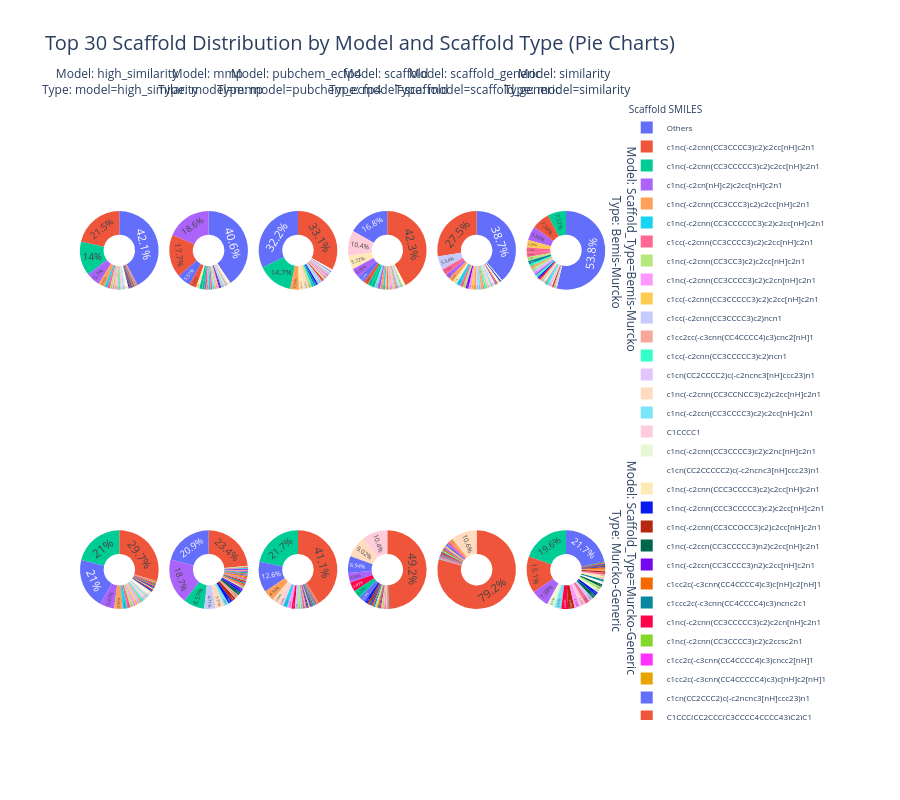

Notebook cell for this chart:
### Markdown cell above
top 30 scaffoldsを円グラフで解析

### Code cell
import pandas as pd
import plotly.express as px

# df が既に定義され、
# 'model', 'Murcko_SMILES', 'Murcko_Generic_SMILES' カラムを持つことを前提とします。

# 全てのモデル名を取得
all_models = sorted(df['model'].unique())
all_scaffold_types = ['Bemis-Murcko', 'Murcko-Generic'] # 表示順序を固定

# 各モデル、各足場タイプごとにTop NとOthersをまとめる関数
def process_scaffold_data_for_pie(df, scaffold_smi_col, top_n=30):
    processed_data = []
    
    temp_df = df[['model', scaffold_smi_col]].copy()
    temp_df = temp_df.dropna(subset=[scaffold_smi_col])

    for model_name in temp_df['model'].unique():
        model_subset = temp_df[temp_df['model'] == model_name].copy()
        counts = model_subset[scaffold_smi_col].value_counts().reset_index()
        counts.columns = ['Scaffold_SMILES', 'Count'] 
        
        if len(counts) > top_n:
            top_n_scaffolds = counts.head(top_n)
            others_count = counts.iloc[top_n:]['Count'].sum()
            pie_data_entry = pd.concat([top_n_scaffolds, pd.DataFrame([{'Scaffold_SMILES': 'Others', 'Count': others_count}])])
        else:
            pie_data_entry = counts
        
        pie_data_entry['model'] = model_name
        processed_data.append(pie_data_entry)
        
    return pd.concat(processed_data).reset_index(drop=True)

# Bemis-Murcko Scaffoldの円グラフデータ処理
bemis_pie_data_processed = process_scaffold_data_for_pie(df, 'Murcko_SMILES', top_n=30)
bemis_pie_data_processed['Scaffold_Type'] = 'Bemis-Murcko'

# Murcko_Generic Scaffoldの円グラフデータ処理
generic_pie_data_processed = process_scaffold_data_for_pie(df, 'Murcko_Generic_SMILES', top_n=30)
generic_pie_data_processed['Scaffold_Type'] = 'Murcko-Generic'

# 両方のデータを結合
combined_pie_data = pd.concat([bemis_pie_data_processed, generic_pie_data_processed])

# ファセット円グラフの描画
fig = px.pie(
    combined_pie_data, 
    values='Count', 
    names='Scaffold_SMILES', 
    facet_col='model', 
    facet_row='Scaffold_Type', 
    title='Top 30 Scaffold Distribution by Model and Scaffold Type (Pie Charts)',
    hole=0.4, 
    # color='Scaffold_Type', # この行を削除することで、namesによって直接色分けされる
    category_orders={"model": all_models, "Scaffold_Type": all_scaffold_types}, 
    height=800, 
    hover_data=['Count']
)

# 各円グラフのテキスト表示を調整
fig.update_traces(textposition='inside', textinfo='percent') 
fig.update_layout(
    title_font_size=20,
    # 凡例の設定をより詳細に調整し、多くの色が表示されるようにする
    legend_title_text='Scaffold SMILES', # 凡例のタイトルをより具体的に
    legend=dict(
        orientation="v", # 垂直方向に並べる
        yanchor="top", # 上揃え
        y=1, # 上端に配置
        xanchor="left", # 左揃え
        x=1.02, # グラフの右外側に配置
        font=dict(size=8) # 凡例のフォントサイズを小さく
    ),
    margin=dict(r=200) # 右マージンを増やして凡例スペースを確保
)

# サブプロットのタイトルを調整
fig.for_each_annotation(lambda a: a.update(text=f"Model: {a.text.split('model=')[-1].split('|')[0].strip()} <br> Type: {a.text.split('Scaffold_Type=')[-1].strip()}"))

fig.show()

### Figure 1 — Plotly figure (JSON) as saved in the notebook; plotly's stock layout.template omitted (floating-point values rounded to 4 significant figures)
{"data": [{"customdata": [[1627], [1064], [432], [201], [91], [82], [77], [55], [53], [46], [46], [45], [44], [43], [39], [37], [36], [36], [35], [30], [29], [28], [28], [28], [27], [27], [26], [26], [26], [25], [3195]], "domain": {"x": [0, 0.1467], "y": [0.515, 1]}, "hole": 0.4, "hovertemplate": "Scaffold_Type=Bemis-Murcko<br>model=high_similarity<br>Scaffold_SMILES=%{label}<br>Count=%{customdata[0]}<extra></extra>", "labels": ["c1nc(-c2cnn(CC3CCCC3)c2)c2cc[nH]c2n1", "c1nc(-c2cnn(CC3CCCCC3)c2)c2cc[nH]c2n1", "c1nc(-c2cn[nH]c2)c2cc[nH]c2n1", "c1nc(-c2cnn(CC3CCC3)c2)c2cc[nH]c2n1", "c1nc(-c2cnn(CC3CCCCCC3)c2)c2cc[nH]c2n1", "c1cc(-c2cnn(CC3CCCC3)c2)c2cc[nH]c2n1", "c1nc(-c2cnn(CC3CC3)c2)c2cc[nH]c2n1", "c1nc(-c2cnn(CC3CCCC3)c2)c2cn[nH]c2n1", "c1cc(-c2cnn(CC3CCCCC3)c2)c2cc[nH]c2n1", "c1cc(-c2cnn(CC3CCCC3)c2)ncn1", "c1cc2cc(-c3cnn(CC4CCCC4)c3)cnc2[nH]1", "c1cc(-c2cnn(CC3CCCCC3)c2)ncn1", "c1cn(CC2CCCC2)c(-c2ncnc3[nH]ccc23)n1", "c1nc(-c2cnn(CC3CCNCC3)c2)c2cc[nH]c2n1", "c1nc(-c2ccn(CC3CCCC3)c2)c2cc[nH]c2n1", "C1CCCC1", "c1nc(-c2cnn(CC3CCCC3)c2)c2nc[nH]c2n1", "c1cn(CC2CCCCC2)c(-c2ncnc3[nH]ccc23)n1", "c1nc(-c2cnn(CCC3CCCC3)c2)c2cc[nH]c2n1", "c1nc(-c2cnn(CCC3CCCCC3)c2)c2cc[nH]c2n1", "c1nc(-c2cnn(CC3CCOCC3)c2)c2cc[nH]c2n1", "c1nc(-c2ccn(CC3CCCCC3)n2)c2cc[nH]c2n1", "c1nc(-c2ccn(CC3CCCC3)n2)c2cc[nH]c2n1", "c1cc2c(-c3cnn(CC4CCCC4)c3)c[nH]c2[nH]1", "c1ccc2c(-c3cnn(CC4CCCC4)c3)ncnc2c1", "c1nc(-c2cnn(CC3CCCCC3)c2)c2cn[nH]c2n1", "c1nc(-c2cnn(CC3CCCC3)c2)c2ccsc2n1", "c1cc2c(-c3cnn(CC4CCCC4)c3)cncc2[nH]1", "c1cc2c(-c3cnn(CC4CCCCC4)c3)c[nH]c2[nH]1", "c1cn(CC2CCC2)c(-c2ncnc3[nH]ccc23)n1", "Others"], "legendgroup": "", "name": "", "showlegend": true, "textinfo": "percent", "textposition": "inside", "type": "pie", "values": [1627, 1064, 432, 201, 91, 82, 77, 55, 53, 46, 46, 45, 44, 43, 39, 37, 36, 36, 35, 30, 29, 28, 28, 28, 27, 27, 26, 26, 26, 25, 3195]}, {"customdata": [[2254], [1594], [445], [270], [140], [114], [86], [86], [72], [70], [69], [64], [64], [59], [56], [51], [47], [47], [43], [41], [41], [38], [34], [33], [31], [31], [30], [28], [28], [28], [1590]], "domain": {"x": [0, 0.1467], "y": [0, 0.485]}, "hole": 0.4, "hovertemplate": "Scaffold_Type=Murcko-Generic<br>model=high_similarity<br>Scaffold_SMILES=%{label}<br>Count=%{customdata[0]}<extra></extra>", "labels": ["C1CCC(CC2CCC(C3CCCC4CCCC43)C2)C1", "C1CCC(CC2CCC(C3CCCC4CCCC43)C2)CC1", "C1CCC(C2CCCC3CCCC32)C1", "C1CC(CC2CCC(C3CCCC4CCCC43)C2)C1", "C1CCCC(CC2CCC(C3CCCC4CCCC43)C2)CC1", "C1CCC(CC2CCC(C3CCC4CCCC4C3)C2)C1", "C1CCC(CC(C2CCCC2)C2CCC(C3CCCC4CCCC43)C2)C1", "C1CC2CCCC(C3CCC(CC4CC4)C3)C2C1", "C1CCC(CC2CCCC2C2CCCC3CCCC32)C1", "C1CCC(CCC2CCC(C3CCCC4CCCC43)C2)CC1", "C1CCC(CC(C2CCCC2)C2CCC(C3CCCC4CCCC43)C2)CC1", "C1CCC(CC2CCC(C3CCC4CCCC43)C2)C1", "C1CCC(CC2CCCC2C2CCCC3CCCC32)CC1", "C1CCC(CCC2CCC(C3CCCC4CCCC43)C2)C1", "C1CCC(C2CCC(CC3CCCC3)C2)CC1", "C1CCC(CC2CCC(C3CCCC4CCCCC43)C2)C1", "C1CCC(CC2CCC(C3CCCCC3)C2)CC1", "C1CCC(CC2CCC(C3CCC4CCCC43)C2)CC1", "C1CCC(CCC(C2CCCC2)C2CCC(C3CCCC4CCCC43)C2)C1", "C1CCC(C(C2CCCC2)C2CCC(C3CCCC4CCCC43)C2)CC1", "C1CCC(CC2CCC(C3CCC4CCCC4C3)C2)CC1", "C1CCCC1", "C1CCC(CC2CCC(CC3CCCC4CCCC43)C2)CC1", "C1CCC(CCC(C2CCCC2)C2CCC(C3CCCC4CCCC43)C2)CC1", "C1CCC(C(C2CCCC2)C2CCC(C3CCCC4CCCC43)C2)C1", "C1CCC(CC2CCC(CC3CCCC4CCCC43)C2)C1", "C1CCC(CC2CCC(C3CCCC4CCCCC43)C2)CC1", "C1CCC(C(CC2CCCC2)C2CCC(C3CCCC4CCCC43)C2)CC1", "C1CCC(CC(C2CC2)C2CCC(C3CCCC4CCCC43)C2)CC1", "C1CCC(CC(C2CCCCC2)C2CCC(C3CCCC4CCCC43)C2)CC1", "Others"], "legendgroup": "", "name": "", "showlegend": true, "textinfo": "percent", "textposition": "inside", "type": "pie", "values": [2254, 1594, 445, 270, 140, 114, 86, 86, 72, 70, 69, 64, 64, 59, 56, 51, 47, 47, 43, 41, 41, 38, 34, 33, 31, 31, 30, 28, 28, 28, 1590]}, {"customdata": [[1518], [1448], [450], [248], [106], [92], [79], [73], [69], [67], [67], [66], [59], [52], [47], [39], [34], [32], [32], [31], [26], [25], [25], [25], [25], [24], [23], [23], [23], [22], [3318]], "domain": {"x": [0.1667, 0.3133], "y": [0.515, 1]}, "hole": 0.4, "hovertemplate": "Scaffold_Type=Bemis-Murcko<br>model=mmp<br>Scaffold_SMILES=%{label}<br>Count=%{customdata[0]}<extra></extra>", "labels": ["c1nc(-c2cn[nH]c2)c2cc[nH]c2n1", "c1nc(-c2cnn(CC3CCCC3)c2)c2cc[nH]c2n1", "c1ccc(Cn2cc(-c3ncnc4[nH]ccc34)cn2)cc1", "c1ccc(CCn2cc(-c3ncnc4[nH]ccc34)cn2)cc1", "c1nc(-c2cnn(CCC3CCCC3)c2)c2cc[nH]c2n1", "c1nc(-c2cnn(CC3CCCCC3)c2)c2cc[nH]c2n1", "c1ccc(-c2c[nH]c3ncnc(-c4cnn(CC5CCCC5)c4)c23)cc1", "c1ccc(C[C@H](C2CCCC2)n2cc(-c3ncnc4[nH]ccc34)cn2)cc1", "c1ccc(-c2cc3c(-c4cnn(CC5CCCC5)c4)ncnc3[nH]2)cc1", "c1cnc(-c2cnn(CC3CCCC3)c2)nc1", "c1ccc(-n2cc(-c3ncnc4[nH]ccc34)cn2)cc1", "c1nc(-c2ccn(CC3CCCC3)c2)c2cc[nH]c2n1", "c1cnn(CCn2cc(-c3ncnc4[nH]ccc34)cn2)c1", "c1nc(-c2cn(CC3CCCC3)cn2)c2cc[nH]c2n1", "c1cc2cnc(-c3cnn(CC4CCCC4)c3)nc2[nH]1", "c1nc(-c2ccn(CC3CCCC3)n2)c2cc[nH]c2n1", "c1nc(-c2cnn(CCC3CCCCC3)c2)c2cc[nH]c2n1", "c1csc(Cn2cc(-c3ncnc4[nH]ccc34)cn2)c1", "c1nc(-c2cnc(CC3CCCC3)cn2)c2cc[nH]c2n1", "c1nc(-c2cnn(CCC3CC3)c2)c2cc[nH]c2n1", "c1cn(CC2CCCC2)cn1", "c1nc(-c2cnn(C3CCCCC3)c2)c2cc[nH]c2n1", "c1ccc(Cc2cc3c(-c4cnn(CC5CCCC5)c4)ncnc3[nH]2)cc1", "c1cc(-c2cnn(CC3CCCC3)c2)c2cc[nH]c2n1", "c1nc(-c2cnn(CC3CC3)c2)c2cc[nH]c2n1", "c1nc(-c2cnn(CC3CCCC3)c2)c2cc(C3CCCCC3)[nH]c2n1", "C1CCCC1", "c1cc(-c2cnn(CC3CCCC3)c2)c2cc[nH]c2c1", "c1ccc(C[C@@H](C2CCCC2)n2cc(-c3ncnc4[nH]ccc34)cn2)cc1", "c1ccc(-c2cn(CC3CCCC3)cc2-c2ncnc3[nH]ccc23)cc1", "Others"], "legendgroup": "", "name": "", "showlegend": true, "textinfo": "percent", "textposition": "inside", "type": "pie", "values": [1518, 1448, 450, 248, 106, 92, 79, 73, 69, 67, 67, 66, 59, 52, 47, 39, 34, 32, 32, 31, 26, 25, 25, 25, 25, 24, 23, 23, 23, 22, 3318]}, {"customdata": [[1912], [1529], [700], [385], [303], [158], [145], [141], [140], [113], [85], [67], [60], [58], [52], [51], [50], [47], [45], [43], [43], [42], [41], [40], [39], [39], [35], [35], [34], [32], [1704]], "domain": {"x": [0.1667, 0.3133], "y": [0, 0.485]}, "hole": 0.4, "hovertemplate": "Scaffold_Type=Murcko-Generic<br>model=mmp<br>Scaffold_SMILES=%{label}<br>Count=%{customdata[0]}<extra></extra>", "labels": ["C1CCC(CC2CCC(C3CCCC4CCCC43)C2)C1", "C1CCC(C2CCCC3CCCC32)C1", "C1CCC(CC2CCC(C3CCCC4CCCC43)C2)CC1", "C1CCC(CCC2CCC(C3CCCC4CCCC43)C2)CC1", "C1CCC(CCC2CCC(C3CCCC4CCCC43)C2)C1", "C1CCC(C2CCC(CC3CCCC3)C2)CC1", "C1CCC(C2CC3CCCC(C4CCC(CC5CCCC5)C4)C3C2)CC1", "C1CCC(C2CCC3CCCC(C4CCC(CC5CCCC5)C4)C32)CC1", "C1CCC(CC(C2CCCC2)C2CCC(C3CCCC4CCCC43)C2)CC1", "C1CCC(C2CCC(C3CCCC4CCCC43)C2)CC1", "C1CCC(C(C2CCCC2)C2CCC(C3CCCC4CCCC43)C2)CC1", "C1CCC(CCCC2CCC(C3CCCC4CCCC43)C2)CC1", "C1CCC(CC(C2CCCC2)C2CCC(C3CCCC4CCCC43)C2)C1", "C1CCC(CC2CCC(C3CCC4CCCC4C3)C2)C1", "C1CCC(CC2CCCC2)C1", "C1CCC(C2CC(CC3CCCC3)CC2C2CCCC3CCCC32)CC1", "C1CCC(CCCC2CCC(C3CCCC4CCCC43)C2)C1", "C1CCC(CC2CCC(C3CCCC4CC(C5CCCC5)CC43)C2)C1", "C1CCC(C2CCCC3CCCC32)CC1", "C1CCC(CCC2CC3CCCC(C4CCC(CC5CCCC5)C4)C3C2)CC1", "C1CCC(C(C2CCCC2)C2CCC(C3CCCC4CCCC43)C2)C1", "C1CCC(CC2CCC(C3CCCC4CCCC43)CC2)C1", "C1CCC(CC2CC3CCCC(C4CCC(CC5CCCC5)C4)C3C2)CC1", "C1CCC(CC2CCC(C3CCCC4CCC(C5CCCC5)C43)C2)C1", "C1CCC(CCCC(C2CCCC2)C2CCC(C3CCCC4CCCC43)C2)CC1", "C1CCC(C2CC3CCCC3C(C3CCC(CC4CCCC4)C3)C2)CC1", "C1CCC(CCC(C2CCCC2)C2CCC(C3CCCC4CCCC43)C2)CC1", "C1CCC(CCC2CCC3CCCC(C4CCC(CC5CCCC5)C4)C32)CC1", "C1CCC(CC2CCC(C3CCCC3)C2)C1", "C1CC2CCCC(C3CCC(CCC4CC4)C3)C2C1", "Others"], "legendgroup": "", "name": "", "showlegend": true, "textinfo": "percent", "textposition": "inside", "type": "pie", "values": [1912, 1529, 700, 385, 303, 158, 145, 141, 140, 113, 85, 67, 60, 58, 52, 51, 50, 47, 45, 43, 43, 42, 41, 40, 39, 39, 35, 35, 34, 32, 1704]}, {"customdata": [[3069], [1360], [331], [200], [168], [130], [101], [90], [72], [71], [70], [61], [57], [56], [52], [45], [42], [36], [34], [31], [27], [26], [23], [21], [21], [21], [21], [20], [19], [19], [2988]], "domain": {"x": [0.3333, 0.48], "y": [0.515, 1]}, "hole": 0.4, "hovertemplate": "Scaffold_Type=Bemis-Murcko<br>model=pubchem_ecfp4<br>Scaffold_SMILES=%{label}<br>Count=%{customdata[0]}<extra></extra>", "labels": ["c1nc(-c2cnn(CC3CCCC3)c2)c2cc[nH]c2n1", "c1nc(-c2cnn(CC3CCCCC3)c2)c2cc[nH]c2n1", "c1nc(-c2cnn(CC3CCC3)c2)c2cc[nH]c2n1", "c1nc(-c2cnn(CCC3CCCC3)c2)c2cc[nH]c2n1", "c1nc(-c2cnn(CC3CCNCC3)c2)c2cc[nH]c2n1", "c1nc(-c2cnn(CC3CC3)c2)c2cc[nH]c2n1", "c1nc(-c2cnn(CC3CCCCCC3)c2)c2cc[nH]c2n1", "c1ccc2c(-c3cnn(CC4CCCC4)c3)ncnc2c1", "c1nc(-c2cnn(CCC3CCCCC3)c2)c2cc[nH]c2n1", "c1cc(-c2cnn(CC3CCCC3)c2)ncn1", "c1nc(-c2ccn(CC3CCCC3)c2)c2cc[nH]c2n1", "c1nc(-c2cnn(CCCC3CCCC3)c2)c2cc[nH]c2n1", "c1nc(-c2cnn(CC3CCOCC3)c2)c2cc[nH]c2n1", "c1cc2[nH]ccc2c(-c2cnn(CC3CCCC3)c2)n1", "c1nc(-c2cnn(CC3CCCNC3)c2)c2cc[nH]c2n1", "c1cc(-c2cnn(CC3CCCC3)c2)c2cc[nH]c2n1", "c1nc(-c2cnn(C3CCCCC3)c2)c2cc[nH]c2n1", "c1nc(-c2cn[nH]c2)c2cc[nH]c2n1", "c1cnc2ncnc(-c3cnn(CC4CCCC4)c3)c2c1", "c1nc(-c2cnn(CC3CCCC3)c2)c2cn[nH]c2n1", "c1cc2cc(-c3cnn(CC4CCCC4)c3)cnc2[nH]1", "c1nc(-c2cnn(CC3CCNC3)c2)c2cc[nH]c2n1", "c1nc(-c2cnn(CC3CCCC3)c2)c2[nH]ccc2n1", "c1nc(-c2cnn(C[C@@H]3CCCNC3)c2)c2cc[nH]c2n1", "c1nc(-c2cnn(C[C@H]3CCCNC3)c2)c2cc[nH]c2n1", "c1nc(-c2ccn(CC3CCCC3)n2)c2cc[nH]c2n1", "c1nc(-c2cnn(CC3CNC3)c2)c2cc[nH]c2n1", "c1nc(-c2cnn(CCCC3CCCCC3)c2)c2cc[nH]c2n1", "c1nc(-c2cnn(CCOC3CCCC3)c2)c2cc[nH]c2n1", "c1nc(-c2cnn(C[C@H]3CCCOC3)c2)c2cc[nH]c2n1", "Others"], "legendgroup": "", "name": "", "showlegend": true, "textinfo": "percent", "textposition": "inside", "type": "pie", "values": [3069, 1360, 331, 200, 168, 130, 101, 90, 72, 71, 70, 61, 57, 56, 52, 45, 42, 36, 34, 31, 27, 26, 23, 21, 21, 21, 21, 20, 19, 19, 2988]}, {"customdata": [[3812], [2018], [421], [264], [189], [173], [159], [132], [119], [107], [82], [80], [62], [43], [42], [38], [36], [35], [30], [30], [29], [27], [27], [26], [24], [24], [21], [21], [21], [21], [1169]], "domain": {"x": [0.3333, 0.48], "y": [0, 0.485]}, "hole": 0.4, "hovertemplate": "Scaffold_Type=Murcko-Generic<br>model=pubchem_ecfp4<br>Scaffold_SMILES=%{label}<br>Count=%{customdata[0]}<extra></extra>", "labels": ["C1CCC(CC2CCC(C3CCCC4CCCC43)C2)C1", "C1CCC(CC2CCC(C3CCCC4CCCC43)C2)CC1", "C1CC(CC2CCC(C3CCCC4CCCC43)C2)C1", "C1CCC(CCC2CCC(C3CCCC4CCCC43)C2)C1", "C1CCC(CC2CCC(C3CCCC4CCCCC43)C2)C1", "C1CCCC(CC2CCC(C3CCCC4CCCC43)C2)CC1", "C1CC2CCCC(C3CCC(CC4CC4)C3)C2C1", "C1CCC(CCCC2CCC(C3CCCC4CCCC43)C2)C1", "C1CCC(CCC2CCC(C3CCCC4CCCC43)C2)CC1", "C1CCC(CC(C2CCCC2)C2CCC(C3CCCC4CCCC43)C2)C1", "C1CCC(C2CCC(CC3CCCC3)C2)CC1", "C1CCC(CC2CCC(C3CCC4CCCC4C3)C2)C1", "C1CCC(CC(C2CCCC2)C2CCC(C3CCCC4CCCC43)C2)CC1", "C1CCC(CCCC2CCC(C3CCCC4CCCC43)C2)CC1", "C1CCC(C2CCC(C3CCCC4CCCC43)C2)CC1", "C1CCC(CC2CCCC2C2CCCC3CCCC32)C1", "C1CCC(C2CCCC3CCCC32)C1", "C1CCC(C(CCC2CC2)C2CCC(C3CCCC4CCCC43)C2)C1", "C1CCC(CC2CCC(C3CCC4CCCCC43)C2)C1", "C1CCC(CC2CCC(CC3CCCC4CCCC43)C2)C1", "C1CCC(C(CC2CC2)C2CCC(C3CCCC4CCCC43)C2)C1", "C1CCC(CC2CCC(C3CCC4CCCC43)C2)C1", "C1CCC(CC2CCC(C3CCC(C4CCCC5CCCC54)C3)C2)C1", "C1CCC(CC2CCC(CCC3CCCC4CCCC43)C2)C1", "C1CC(CC(C2CCCC2)C2CCC(C3CCCC4CCCC43)C2)C1", "C1CC2CCCC(C3CCC(CC4CC5CCC4C5)C3)C2C1", "CC1CCC(CC2CCC(C3CCCC4CCCC43)C2)C1", "C1CC(CCC2CCC(C3CCCC4CCCC43)C2)C1", "C1CCC(CC2CCC(C3CCCC4CCCCC43)C2)CC1", "CC1CCCC(CC2CCC(C3CCCC4CCCC43)C2)C1", "Others"], "legendgroup": "", "name": "", "showlegend": true, "textinfo": "percent", "textposition": "inside", "type": "pie", "values": [3812, 2018, 421, 264, 189, 173, 159, 132, 119, 107, 82, 80, 62, 43, 42, 38, 36, 35, 30, 30, 29, 27, 27, 26, 24, 24, 21, 21, 21, 21, 1169]}, {"customdata": [[2732], [671], [369], [263], [181], [125], [94], [90], [79], [76], [72], [60], [46], [42], [38], [36], [35], [34], [33], [33], [32], [30], [29], [28], [26], [25], [25], [21], [21], [20], [1087]], "domain": {"x": [0.5, 0.6467], "y": [0.515, 1]}, "hole": 0.4, "hovertemplate": "Scaffold_Type=Bemis-Murcko<br>model=scaffold<br>Scaffold_SMILES=%{label}<br>Count=%{customdata[0]}<extra></extra>", "labels": ["c1nc(-c2cnn(CC3CCCC3)c2)c2cc[nH]c2n1", "C1CCCC1", "c1nc(-c2cnn(CCC3CCCC3)c2)c2cc[nH]c2n1", "c1nc(-c2cn[nH]c2)c2cc[nH]c2n1", "c1nc(-c2cnn(CNCC3CCCC3)c2)c2cc[nH]c2n1", "c1nc(-c2cnn(CNC3CCCC3)c2)c2cc[nH]c2n1", "c1nc(-c2cnc(CC3CCCC3)nc2)c2cc[nH]c2n1", "c1nc(-c2cnn(CC3CCCCC3)c2)c2cc[nH]c2n1", "c1nc(-c2ccn(CC3CCCC3)c2)c2cc[nH]c2n1", "C1=C(Cn2cc(-c3ncnc4[nH]ccc34)cn2)CCCC1", "C1=C(Cn2cc(-c3ncnc4[nH]ccc34)cn2)CCC1", "c1cc2c(ncn2CC2CCCC2)c(-c2cnn(CC3CCCC3)c2)n1", "c1cc2[nH]ccc2c(-c2cnn(CC3CCCC3)c2)n1", "c1nc(-c2cnn(Cc3cc[nH]c3)c2)c2cc[nH]c2n1", "O=C(NCn1cc(-c2ncnc3[nH]ccc23)cn1)C1CCCC1", "C(#CC1CCCC1)Cn1cc(-c2ncnc3[nH]ccc23)cn1", "c1nc(-c2cn(CC3CCCC3)cn2)c2cc[nH]c2n1", "O=C(Cn1cc(-c2ncnc3[nH]ccc23)cn1)NCC1CCCC1", "c1nc(-c2cnn(Cc3cnn(CC4CCCC4)c3)c2)c2cc[nH]c2n1", "c1cc2[nH]cnc2c(-c2cnn(CC3CCCC3)c2)n1", "c1cc(-c2cnn(CC3CCCC3)c2)c2cc[nH]c2n1", "c1nc(-c2ccn(CCC3CCCC3)c2)c2cc[nH]c2n1", "c1nc(Cc2cnn(CC3CCCC3)c2)c2cc[nH]c2n1", "c1nc(-c2ccnn2CC2CCCC2)c2cc[nH]c2n1", "c1cncc(Cn2cc(-c3ncnc4[nH]ccc34)cn2)c1", "c1nc(-c2cnn(CC3CCCC3)c2)c2ccsc2n1", "c1nc(-c2cnn(C3CCCC3)c2)c2cc[nH]c2n1", "C1CCC1", "c1nc(-c2cnn(Cc3ccn(CC4CCCC4)c3)c2)c2cc[nH]c2n1", "c1nc(-c2ccc(CC3CCCC3)nc2)c2cc[nH]c2n1", "Others"], "legendgroup": "", "name": "", "showlegend": true, "textinfo": "percent", "textposition": "inside", "type": "pie", "values": [2732, 671, 369, 263, 181, 125, 94, 90, 79, 76, 72, 60, 46, 42, 38, 36, 35, 34, 33, 33, 32, 30, 29, 28, 26, 25, 25, 21, 21, 20, 1087]}, {"customdata": [[3178], [671], [582], [263], [247], [212], [177], [86], [57], [39], [38], [37], [35], [34], [34], [34], [33], [31], [24], [22], [22], [21], [21], [21], [21], [17], [14], [12], [11], [11], [448]], "domain": {"x": [0.5, 0.6467], "y": [0, 0.485]}, "hole": 0.4, "hovertemplate": "Scaffold_Type=Murcko-Generic<br>model=scaffold<br>Scaffold_SMILES=%{label}<br>Count=%{customdata[0]}<extra></extra>", "labels": ["C1CCC(CC2CCC(C3CCCC4CCCC43)C2)C1", "C1CCCC1", "C1CCC(CCC2CCC(C3CCCC4CCCC43)C2)C1", "C1CCC(C2CCCC3CCCC32)C1", "C1CCC(CCCC2CCC(C3CCCC4CCCC43)C2)C1", "C1CCC(CC2CCC(C3CCCC4CCCC43)C2)CC1", "C1CCC(CC2CCC(C3CCCC4CCCC43)CC2)C1", "C1CCC(CC2CCC(C3CCCC4C(CC5CCCC5)CCC43)C2)C1", "C1CCC(CC2CCC(CC3CCC(C4CCCC5CCCC54)C3)C2)C1", "[CH]1CCCC1CC1CCC(C2CCCC3CCCC32)C1", "CC(CCC1CCC(C2CCCC3CCCC32)C1)C1CCCC1", "C1CCC(C2CCC(C3CCCC4CCCC43)C2)C1", "CC(CCC1CCCC1)CC1CCC(C2CCCC3CCCC32)C1", "C1CCC(C2CCC(CC3CCCC3)C2)CC1", "C1CCC(CC2CCCC2C2CCCC3CCCC32)C1", "C1CCC(CC2CCCC2)C1", "C1CCC(CC2CCC(CC3CCCC4CCCC43)C2)C1", "C1CCC(CCCCC2CCC(C3CCCC4CCCC43)C2)C1", "C1CCC(CCC2CCC(C3CCCC4CCCC43)C2)CC1", "C1CC(CC2CCC(C3CCCC4CCCC43)C2)C1", "C1CCC(CCCC2CCC(C3CCCC4CCCC43)CC2)C1", "C1CCC(CC2CCC(C3CCCC4CCCCC43)C2)C1", "C1CCC(CC2CCC(C3CCCC3)C2)C1", "C1CCC(CC2CCC(C3CCC4CCCC4C3)C2)C1", "C1CCC1", "CC(CCC1CCC(C2CCCC3CCCC32)C1)CC1CCCC1", "C1CCC(CCC2CCC(C3CCCC4CCCC43)CC2)C1", "C1CCC(CC2CCC(C3CCCC4CCC(CC5CCCC5)C43)C2)C1", "C1CCC(CC2CCC(CCCC3CCCC4CCCC34)C2)C1", "CC(CCC1CCCC1)C1CCC(C2CCCC3CCCC32)C1", "Others"], "legendgroup": "", "name": "", "showlegend": true, "textinfo": "percent", "textposition": "inside", "type": "pie", "values": [3178, 671, 582, 263, 247, 212, 177, 86, 57, 39, 38, 37, 35, 34, 34, 34, 33, 31, 24, 22, 22, 21, 21, 21, 21, 17, 14, 12, 11, 11, 448]}, {"customdata": [[2400], [483], [229], [174], [172], [148], [148], [107], [102], [101], [100], [95], [88], [80], [80], [67], [65], [62], [62], [62], [61], [59], [58], [55], [53], [49], [46], [46], [44], [43], [3376]], "domain": {"x": [0.6667, 0.8133], "y": [0.515, 1]}, "hole": 0.4, "hovertemplate": "Scaffold_Type=Bemis-Murcko<br>model=scaffold_generic<br>Scaffold_SMILES=%{label}<br>Count=%{customdata[0]}<extra></extra>", "labels": ["c1nc(-c2cnn(CC3CCCC3)c2)c2cc[nH]c2n1", "c1csc(Cn2cc(-c3ncnc4[nH]ccc34)cn2)c1", "c1cc(-c2cnn(CC3CCCC3)c2)c2cc[nH]c2n1", "c1nc(-c2cnc(CC3CCCC3)s2)c2cc[nH]c2n1", "c1nc(-c2cnn(Cc3ccsc3)c2)c2cc[nH]c2n1", "c1nc(-c2cnn(CCC3CCCC3)c2)c2cc[nH]c2n1", "c1csc(CCn2cc(-c3ncnc4[nH]ccc34)cn2)c1", "c1csc(Cn2cc(-c3ncnc4[nH]ccc34)cn2)n1", "c1coc(Cn2cc(-c3ncnc4[nH]ccc34)cn2)c1", "c1nc(-c2ccn(CC3CCCC3)n2)c2cc[nH]c2n1", "c1nc(-c2cnn(CC3CCOC3)c2)c2cc[nH]c2n1", "c1nc(-c2cc(CC3CCCC3)no2)c2cc[nH]c2n1", "C1=C(Cn2cc(-c3ncnc4[nH]ccc34)cn2)CCC1", "c1nc(-c2cnn(CC3CCCO3)c2)c2cc[nH]c2n1", "c1nc(-c2ccn(CC3CCCC3)c2)c2cc[nH]c2n1", "c1c[nH]c(-c2cnn(CC3CCCC3)c2)c1", "c1nc(-c2cnn(CC3CCC3)c2)c2cc[nH]c2n1", "c1nc(-c2cnn(CCc3ccsc3)c2)c2cc[nH]c2n1", "c1cnn(CCn2cc(-c3ncnc4[nH]ccc34)cn2)c1", "c1cc2c(-c3cnn(CC4CCCC4)c3)ncnn2c1", "c1nc(-c2nc(CC3CCCC3)c[nH]2)c2cc[nH]c2n1", "c1nc(-c2cc(CC3CCCC3)n[nH]2)c2cc[nH]c2n1", "c1c[nH]c(Cn2cc(-c3ncnc4[nH]ccc34)cn2)c1", "c1nc(-c2csc(CC3CCCC3)n2)c2cc[nH]c2n1", "c1nc(-c2cn[nH]c2)c2cc[nH]c2n1", "c1cc2c(-c3cnn(CC4CCCC4)c3)c[nH]c2[nH]1", "c1nc(-c2cnn(Cc3cc[nH]n3)c2)c2cc[nH]c2n1", "c1nc(-c2cnn(Cc3cn[nH]c3)c2)c2cc[nH]c2n1", "c1nc(-c2cn(CC3CCCC3)nn2)c2cc[nH]c2n1", "c1nc(-c2cnn(CC3CCCC3)c2)c2nc[nH]c2n1", "Others"], "legendgroup": "", "name": "", "showlegend": true, "textinfo": "percent", "textposition": "inside", "type": "pie", "values": [2400, 483, 229, 174, 172, 148, 148, 107, 102, 101, 100, 95, 88, 80, 80, 67, 65, 62, 62, 62, 61, 59, 58, 55, 53, 49, 46, 46, 44, 43, 3376]}, {"customdata": [[6905], [928], [131], [107], [68], [67], [65], [54], [32], [30], [27], [20], [19], [15], [14], [14], [13], [12], [10], [10], [8], [7], [7], [7], [7], [7], [6], [6], [6], [6], [107]], "domain": {"x": [0.6667, 0.8133], "y": [0, 0.485]}, "hole": 0.4, "hovertemplate": "Scaffold_Type=Murcko-Generic<br>model=scaffold_generic<br>Scaffold_SMILES=%{label}<br>Count=%{customdata[0]}<extra></extra>", "labels": ["C1CCC(CC2CCC(C3CCCC4CCCC43)C2)C1", "C1CCC(CCC2CCC(C3CCCC4CCCC43)C2)C1", "C1CC(CC2CCC(C3CCCC4CCCC43)C2)C1", "C1CCC(CC2CCC(C3CCCC3)C2)C1", "C1CCC(CC2CCCC2C2CCCC3CCCC32)C1", "C1CCC(C2CCCC3CCCC32)C1", "C1CCC(C2CCC(C3CCCC4CCCC43)C2)C1", "C1CCC(CC2CCC(C3CCC4CCCC43)C2)C1", "C1CCC(CC2CCCC2C2CCC(C3CCCC4CCCC43)C2)C1", "C1CCC(CCCC2CCC(C3CCCC4CCCC43)C2)C1", "[CH](C1CCCC1)C1CCC(C2CCCC3CCCC32)C1", "C1CCC(CC2CCC(C3CCC4CCCC4C3)C2)C1", "C1CCC(CCC2CCC(C3CCCC3)C2)C1", "C1CCC(CC2CCC(C3CCC(C4CCCC4)C3)C2)C1", "C1CCC(CC2CCC(CC3CCCC3)C2)C1", "C1CCC(CC2CCC(CC3CCCC4CCCC43)C2)C1", "C1CCC(C2CCC(CC3CCC(C4CCCC5CCCC54)C3)C2)C1", "C1CCC(C2CCC(CC3CCCC4CCCC43)C2)C1", "C1CCC(CC2CCC(C3CCC(C4CCCC4)CC3)C2)C1", "C1CC(C2CCC(C3CCCC4CCCC43)C2)C1", "C1CCC(CC2CCCC2)C1", "C1CCC(CC2CCC2C2CCCC3CCCC32)C1", "C1CCC(CCC2CCC(C3CCC4CCCC43)C2)C1", "C1CCC(CC2CCC(C3CCC(C4CCCC4)C4CCCC34)C2)C1", "C1CC(CCC2CCC(C3CCCC4CCCC43)C2)C1", "C1CCC(CC2CC(C3CCCC4CCCC43)C2)C1", "C1CCC(CC2CCC(CC3CCC(C4CCCC5CCCC54)C3)C2)C1", "C1CCC(CC2CCCC3C2CCC3C2CCCC3CCCC32)C1", "C1CCC(C2CCCC2C2CCCC3CCCC32)C1", "C1CCC(CC2CCC(C3CCC(C4CCCC5CCCC54)C3)C2)C1", "Others"], "legendgroup": "", "name": "", "showlegend": true, "textinfo": "percent", "textposition": "inside", "type": "pie", "values": [6905, 928, 131, 107, 68, 67, 65, 54, 32, 30, 27, 20, 19, 15, 14, 14, 13, 12, 10, 10, 8, 7, 7, 7, 7, 7, 6, 6, 6, 6, 107]}, {"customdata": [[731], [709], [566], [289], [210], [179], [149], [148], [94], [89], [85], [84], [83], [83], [83], [76], [69], [68], [66], [62], [61], [61], [60], [58], [55], [52], [52], [47], [46], [43], [5197]], "domain": {"x": [0.8333, 0.98], "y": [0.515, 1]}, "hole": 0.4, "hovertemplate": "Scaffold_Type=Bemis-Murcko<br>model=similarity<br>Scaffold_SMILES=%{label}<br>Count=%{customdata[0]}<extra></extra>", "labels": ["c1nc(-c2cnn(CC3CCCCC3)c2)c2cc[nH]c2n1", "c1nc(-c2cnn(CC3CCCC3)c2)c2cc[nH]c2n1", "c1nc(-c2cn[nH]c2)c2cc[nH]c2n1", "c1cc(-c2cnn(CC3CCCCC3)c2)c2cc[nH]c2n1", "c1cc(-c2cnn(CC3CCCC3)c2)c2cc[nH]c2n1", "c1ccc2c(-c3cnn(CC4CCCCC4)c3)ncnc2c1", "c1nc(-c2cnn(CC3CC3)c2)c2cc[nH]c2n1", "c1ccc2c(-c3cnn(CC4CCCC4)c3)ncnc2c1", "c1cc(-c2cnn(CC3CCCCC3)c2)ncn1", "c1ccc(-c2cc3c(-c4cnn(CC5CCCC5)c4)ncnc3[nH]2)cc1", "c1nc(Nc2cnn(CC3CCCCC3)c2)c2cc[nH]c2n1", "c1cc(-c2cnn(CC3CCCC3)c2)ncn1", "c1ccc(-c2cc3c(-c4cnn(CC5CCCCC5)c4)ncnc3[nH]2)cc1", "c1ccc(Cn2cc(-c3ncnc4[nH]ccc34)cn2)cc1", "c1nc(-c2cnn(CCC3CC3)c2)c2cc[nH]c2n1", "c1nc(-c2cnn(CCC3CCCCC3)c2)c2cc[nH]c2n1", "c1nc(-c2cnn(CC3CCCCC3)c2)c2cn[nH]c2n1", "c1cc(-c2cn[nH]c2)c2cc[nH]c2n1", "c1nc(-c2ccn(CC3CCCCC3)c2)c2cc[nH]c2n1", "c1nc(-c2cnn(CC3CCCC3)c2)c2nc[nH]c2n1", "c1nc(-c2cnn(CC3CCCCC3)c2)c2nc[nH]c2n1", "c1cnc(-c2cnn(CC3CCCC3)c2)nc1", "c1cc(-c2cnn(CC3CCCCC3)c2)c2nc[nH]c2n1", "c1nc(Nc2cnn(CC3CCCC3)c2)c2cc[nH]c2n1", "c1nc(-c2cnn(CC3CCCC3)c2)c2cn[nH]c2n1", "c1nc(-c2cnn(CC3CCCCC3)c2)c2ccsc2n1", "c1nc(-c2cnn(CC3CCOCC3)c2)c2cc[nH]c2n1", "c1nc(-c2cnn(CC3CCC3)c2)c2cc[nH]c2n1", "c1cc2cc(-c3cnn(CC4CCCCC4)c3)cnc2[nH]1", "c1n[nH]cc1-c1cnn(CC2CCCCC2)c1", "Others"], "legendgroup": "", "name": "", "showlegend": true, "textinfo": "percent", "textposition": "inside", "type": "pie", "values": [731, 709, 566, 289, 210, 179, 149, 148, 94, 89, 85, 84, 83, 83, 83, 76, 69, 68, 66, 62, 61, 61, 60, 58, 55, 52, 52, 47, 46, 43, 5197]}, {"customdata": [[1892], [1457], [713], [299], [281], [274], [255], [245], [215], [191], [172], [153], [136], [129], [124], [117], [106], [98], [92], [87], [84], [82], [72], [67], [41], [39], [37], [37], [35], [31], [2094]], "domain": {"x": [0.8333, 0.98], "y": [0, 0.485]}, "hole": 0.4, "hovertemplate": "Scaffold_Type=Murcko-Generic<br>model=similarity<br>Scaffold_SMILES=%{label}<br>Count=%{customdata[0]}<extra></extra>", "labels": ["C1CCC(CC2CCC(C3CCCC4CCCC43)C2)CC1", "C1CCC(CC2CCC(C3CCCC4CCCC43)C2)C1", "C1CCC(C2CCCC3CCCC32)C1", "C1CCC(CC2CCC(C3CCCCC3)C2)CC1", "C1CCC(C2CCC(CC3CCCC3)C2)CC1", "C1CCC(CC2CCC(C3CCCC4CCCCC43)C2)CC1", "C1CCC(CC2CCC(C3CCC4CCCC4C3)C2)CC1", "C1CC2CCCC(C3CCC(CC4CC4)C3)C2C1", "C1CCC(CC2CCC(C3CCCC4CCCCC43)C2)C1", "C1CCC(CC2CCC(C3CCC4CCCC4C3)C2)C1", "C1CCC(CCC2CCC(C3CCCC4CCCC43)C2)CC1", "C1CCC(CC2CCC(CC3CCCC4CCCC43)C2)CC1", "C1CCC(C2CC3CCCC(C4CCC(CC5CCCC5)C4)C3C2)CC1", "C1CCC(CC2CCC(C3CCCC4CC(C5CCCCC5)CC43)C2)CC1", "C1CC2CCCC(C3CCC(CCC4CC4)C3)C2C1", "C1CCC(C2CCC(C3CCCC4CCCC43)C2)CC1", "C1CCC(CC2CCC(C3CCCC3)C2)CC1", "C1CCC(CC2CCC(CC3CCCC4CCCC43)C2)C1", "C1CCC(CC2CCC(C3CCC4CCCCC43)C2)CC1", "C1CCC(CCC2CCC(C3CCCC4CCCC43)C2)C1", "C1CCC(CC2CCC(C3CCCC3)C2)C1", "C1CCC(CC2CCC(C3CCC4CCCCC43)C2)C1", "C1CC(CC2CCC(C3CCCC4CCCC43)C2)C1", "C1CCC(C2CCC(C3CCCC4CCCC43)C2)C1", "C1CCC2C(C1)CCCC2C1CCCC1", "C1CCC(CC2CCC(C3CCCC4CC(C5CC5)CC43)C2)C1", "C1CCC(CC2CCC(C3CCCC4CC(C5CC5)CC43)C2)CC1", "CC1CC2CCCC(C3CCC(CC4CCCCC4)C3)C2C1", "C1CCC(C2CCC(CC3CC3)C2)CC1", "C1CCC(CCC2CCC(CC3CCCC3)C2)CC1", "Others"], "legendgroup": "", "name": "", "showlegend": true, "textinfo": "percent", "textposition": "inside", "type": "pie", "values": [1892, 1457, 713, 299, 281, 274, 255, 245, 215, 191, 172, 153, 136, 129, 124, 117, 106, 98, 92, 87, 84, 82, 72, 67, 41, 39, 37, 37, 35, 31, 2094]}], "layout": {"annotations": [{"font": {}, "showarrow": false, "text": "Model: high_similarity <br> Type: model=high_similarity", "x": 0.07333, "xanchor": "center", "xref": "paper", "y": 1, "yanchor": "bottom", "yref": "paper"}, {"font": {}, "showarrow": false, "text": "Model: mmp <br> Type: model=mmp", "x": 0.24, "xanchor": "center", "xref": "paper", "y": 1, "yanchor": "bottom", "yref": "paper"}, {"font": {}, "showarrow": false, "text": "Model: pubchem_ecfp4 <br> Type: model=pubchem_ecfp4", "x": 0.4067, "xanchor": "center", "xref": "paper", "y": 1, "yanchor": "bottom", "yref": "paper"}, {"font": {}, "showarrow": false, "text": "Model: scaffold <br> Type: model=scaffold", "x": 0.5733, "xanchor": "center", "xref": "paper", "y": 1, "yanchor": "bottom", "yref": "paper"}, {"font": {}, "showarrow": false, "text": "Model: scaffold_generic <br> Type: model=scaffold_generic", "x": 0.74, "xanchor": "center", "xref": "paper", "y": 1, "yanchor": "bottom", "yref": "paper"}, {"font": {}, "showarrow": false, "text": "Model: similarity <br> Type: model=similarity", "x": 0.9067, "xanchor": "center", "xref": "paper", "y": 1, "yanchor": "bottom", "yref": "paper"}, {"font": {}, "showarrow": false, "text": "Model: Scaffold_Type=Murcko-Generic <br> Type: Murcko-Generic", "textangle": 90, "x": 0.98, "xanchor": "left", "xref": "paper", "y": 0.2425, "yanchor": "middle", "yref": "paper"}, {"font": {}, "showarrow": false, "text": "Model: Scaffold_Type=Bemis-Murcko <br> Type: Bemis-Murcko", "textangle": 90, "x": 0.98, "xanchor": "left", "xref": "paper", "y": 0.7575, "yanchor": "middle", "yref": "paper"}], "height": 800, "legend": {"font": {"size": 8}, "orientation": "v", "title": {"text": "Scaffold SMILES"}, "tracegroupgap": 0, "x": 1.02, "xanchor": "left", "y": 1, "yanchor": "top"}, "margin": {"r": 200}, "title": {"font": {"size": 20}, "text": "Top 30 Scaffold Distribution by Model and Scaffold Type (Pie Charts)"}}}
